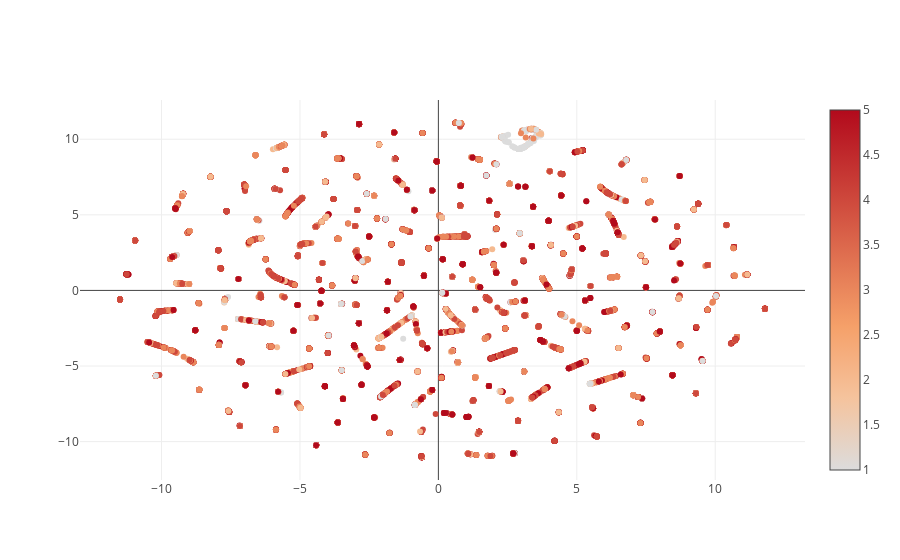

Here is the notebook cell this chart was saved with:
### Code cell
trace0 = go.Scatter(
    x = Y[:, 0], 
    y = Y[:, 1],
     mode='markers',
    marker=dict(
        color = udata.loc[0:10000,'rating'],
        showscale=True,
        colorscale='',
    )
)

data = [trace0]

plot.iplot(data)

### Figure 1 — Plotly figure (JSON) as saved in the notebook; plotly's stock layout.template omitted (floating-point values rounded to 4 significant figures; data arrays with more than 128 entries replaced by an {"elided": "..."} marker saying what was removed)
{"data": [{"marker": {"color": {"elided": "10001 int values"}, "colorscale": "", "showscale": true}, "mode": "markers", "type": "scatter", "x": {"elided": "10001 float values"}, "y": {"elided": "10001 float values"}}], "layout": {}}
